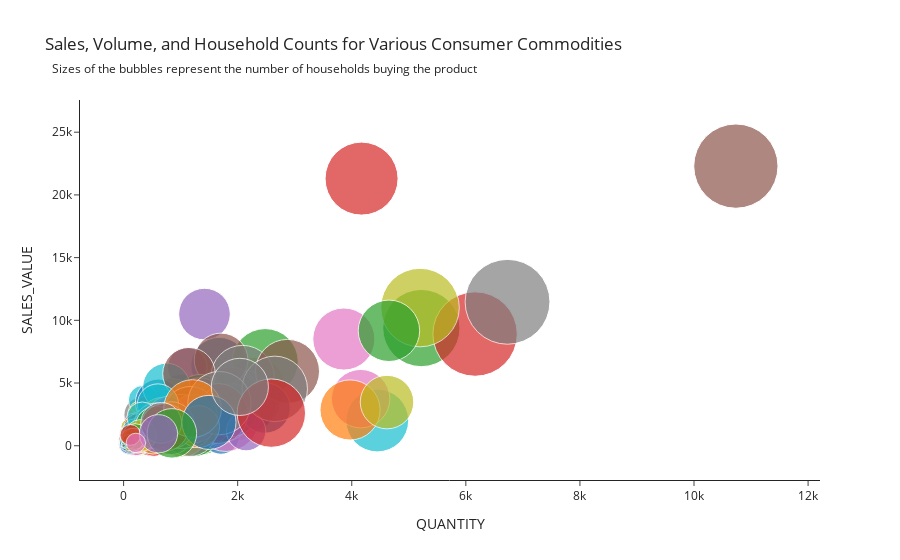

The cell this chart's notebook holds for it:
### Code cell
fig = px.scatter(sales_agg, 
                 x='QUANTITY', 
                 y='SALES_VALUE',
                 size='HOUSEHOLDS', 
                 color='COMMODITY_DESC',
                 hover_name='COMMODITY_DESC',
                 size_max=60,
                 title = 'Sales, Volume, and Household Counts for Various Consumer Commodities',
                 template = 'simple_white')
fig.update_layout(showlegend=False)
fig.add_annotation(text='Sizes of the bubbles represent the number of households buying the product',
                  xref='paper', yref='paper',
                  x=-0.04, y=1.11, showarrow=False)
fig.show()
